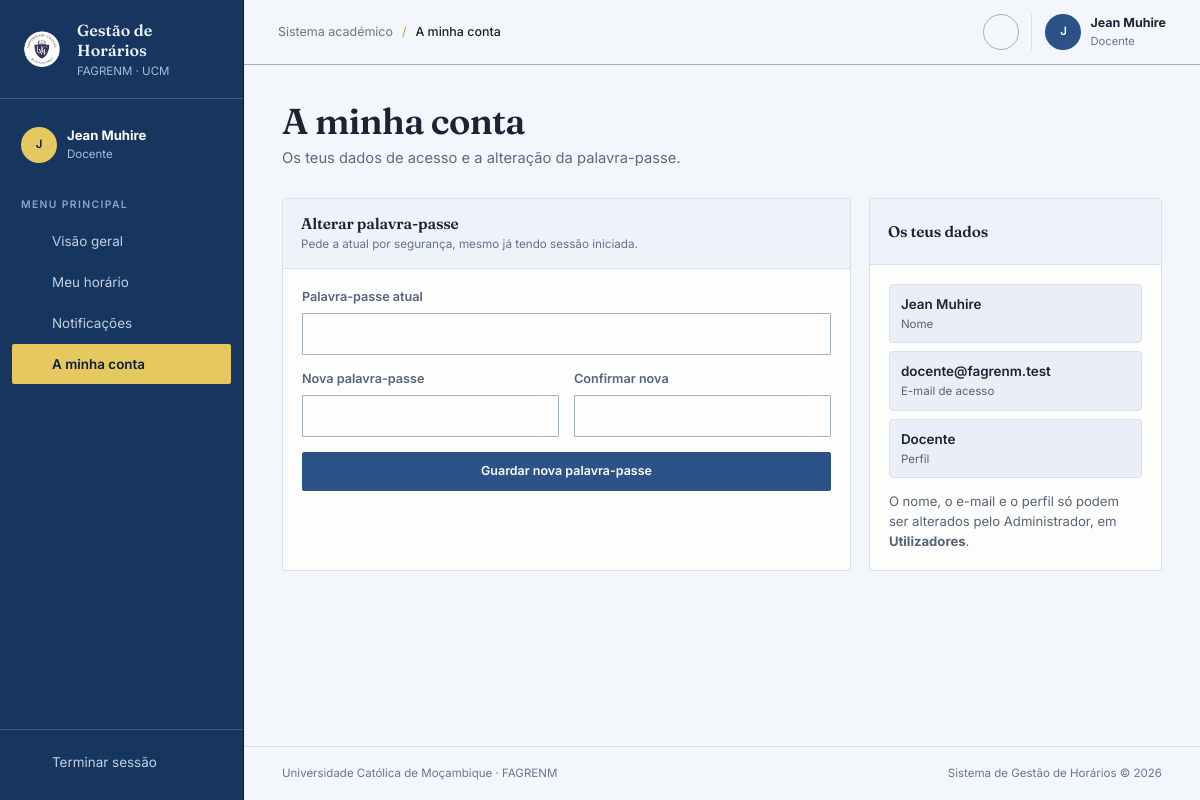
The app's page /conta.php (signed in) with its own data.
### tables this page shows
CREATE TABLE utilizadores (
  id INT AUTO_INCREMENT PRIMARY KEY,
  nome VARCHAR(150) NOT NULL,
  email VARCHAR(150) NOT NULL UNIQUE,
  password_hash VARCHAR(255) NOT NULL,
  perfil ENUM('Administrador','Coordenador','Docente') NOT NULL,
  ativo TINYINT(1) DEFAULT 1,
   
  tentativas_falhadas TINYINT UNSIGNED NOT NULL DEFAULT 0,
  bloqueado_ate DATETIME NULL,
  criado_em DATETIME DEFAULT CURRENT_TIMESTAMP
);

### conta.php (the view, shortened to what this page needs)
<?php
require_once __DIR__ . '/includes/auth.php';
$stmt = $pdo->prepare("SELECT nome, email, perfil FROM utilizadores WHERE id = ?");
$stmt->execute([$_SESSION['utilizador_id']]);
$eu = $stmt->fetch();
require_once __DIR__ . '/includes/header.php';
?>
<div class="grid two-column">
    <section class="card">
        <div class="card-header"><div><h2>Alterar palavra-passe</h2><p>Pede a atual por segurança, mesmo já tendo sessão iniciada.</p></div></div>
        <div class="card-body">
            <form method="post" class="form-row">
                <div class="campo" style="grid-column:1/-1">
                    <label for="senha_atual">Palavra-passe atual</label>
                    <input class="form-control" type="password" id="senha_atual" name="senha_atual" required autocomplete="current-password">
                </div>
                <div class="campo">
                    <label for="senha_nova">Nova palavra-passe</label>
                    <input class="form-control" type="password" id="senha_nova" name="senha_nova"
                           minlength="<?= CONTA_MIN_PASSWORD ?>" required autocomplete="new-password">
                </div>
                <div class="campo">
                    <label for="senha_confirma">Confirmar nova</label>
                    <input class="form-control" type="password" id="senha_confirma" name="senha_confirma"
                           minlength="<?= CONTA_MIN_PASSWORD ?>" required autocomplete="new-password">
                </div>
                <div class="campo" style="grid-column:1/-1">
                    <button type="submit" class="btn btn-primary" style="width:auto;padding-inline:2rem">Guardar nova palavra-passe</button>
                </div>
            </form>
        </div>
    </section>
    <aside class="card">
        <div class="card-header"><div><h2>Os teus dados</h2></div></div>
        <div class="card-body">
            <div class="field-grid" style="grid-template-columns:1fr">
                <div class="field-chip"><b><?= htmlspecialchars($eu['nome'] ?? '') ?></b>Nome</div>
                <div class="field-chip"><b><?= htmlspecialchars($eu['email'] ?? '') ?></b>E-mail de acesso</div>
                <div class="field-chip"><b><?= htmlspecialchars($eu['perfil'] ?? '') ?></b>Perfil</div>
            </div>
            <p style="margin:14px 0 0;color:var(--ink-soft);font-size:.82rem">
                O nome, o e-mail e o perfil só podem ser alterados pelo Administrador,
                em <strong>Utilizadores</strong>.
            </p>
        </div>
    </aside>
</div>
<?php require_once __DIR__ . '/includes/footer.php'; ?>

### assets/css/estilo.css (style rules this page uses)
:root { --ink: #1A2433; --ink-soft: #56637A; --petrol: #16355F; --petrol-dark: #0B1D38; --paper: #F3F6FB; --surface: #FDFDFB; --line: #D8E0EC; --line-dark: #9FB0C9; --cobalt: #2C5288; --orange: #C9A227; --yellow: #E6C860; --mint: #A8861D; --danger: #8C1F1F; --success: #1E5C36; --warning: #A8861D; --sidebar: 244px; }
* { box-sizing: border-box; }
html { font-size: 16px; }
body { margin: 0; min-width: 320px; color: var(--ink); background: var(--paper); font: 400 1rem/1.5 "Inter", sans-serif; }
button, input, select, textarea { font: inherit; }
.grid { display: grid; gap: 18px; }
.two-column { grid-template-columns: minmax(0, 1.65fr) minmax(290px, .85fr); }
.stat-card, .card { background: var(--surface); border: 1px solid var(--line); border-radius: 3px; }
.card { overflow: hidden; }
.card-header { min-height: 66px; padding: 15px 18px; display: flex; align-items: center; justify-content: space-between; gap: 16px; border-bottom: 1px solid var(--line); background: #EEF2F9; }
.card-header h2, .card-header h3 { margin: 0; font: 600 .96rem "Fraunces", serif; letter-spacing: -.01em; }
.card-header p { margin: 3px 0 0; color: #647092; font-size: .73rem; }
.card-body { padding: 19px; }
.btn { min-height: 39px; padding: 0 14px; display: inline-flex; align-items: center; justify-content: center; gap: 8px; color: var(--ink); background: var(--surface); border: 1px solid var(--ink); border-radius: 2px; font-size: .78rem; font-weight: 600; cursor: pointer; transition: transform .14s, background .14s, color .14s; }
.btn-primary { color: #fff; background: var(--cobalt); border-color: var(--cobalt); }
.search-box input, .form-control { width: 100%; min-height: 40px; padding: 8px 11px; color: var(--ink); background: var(--surface); border: 1px solid var(--line-dark); border-radius: 1px; outline: none; transition: box-shadow .15s; }
.form-row, .form-linha { display: grid; grid-template-columns: repeat(2,minmax(0,1fr)); gap: 15px; }
.campo { display: flex; flex-direction: column; gap: 6px; }
.campo label { color: var(--ink-soft); font-size: .79rem; font-weight: 600; }
.field-grid { display: grid; grid-template-columns: repeat(auto-fill,minmax(170px,1fr)); gap: 8px; }
.field-chip { padding: 9px 11px; background: #EAEFF7; border: 1px solid var(--line); border-radius: 4px; font-size: .72rem; color: var(--ink-soft); }
.field-chip b { display: block; margin-bottom: 2px; color: var(--ink); font-size: .84rem; font-weight: 600; }

### records on screen
utilizadores: nome "Jean Muhire", email "docente@fagrenm.test", perfil "Docente"

### other values on screen
$iniciais "J"
$_SESSION['nome'] "Jean Muhire"
$perfilAtual "Docente"
$rotulo "Visão geral"
$rotulo "Meu horário"
$rotulo "Notificações"
$rotulo "A minha conta"
$pageTitle "A minha conta"
$pageDescription "Os teus dados de acesso e a alteração da palavra-passe."
